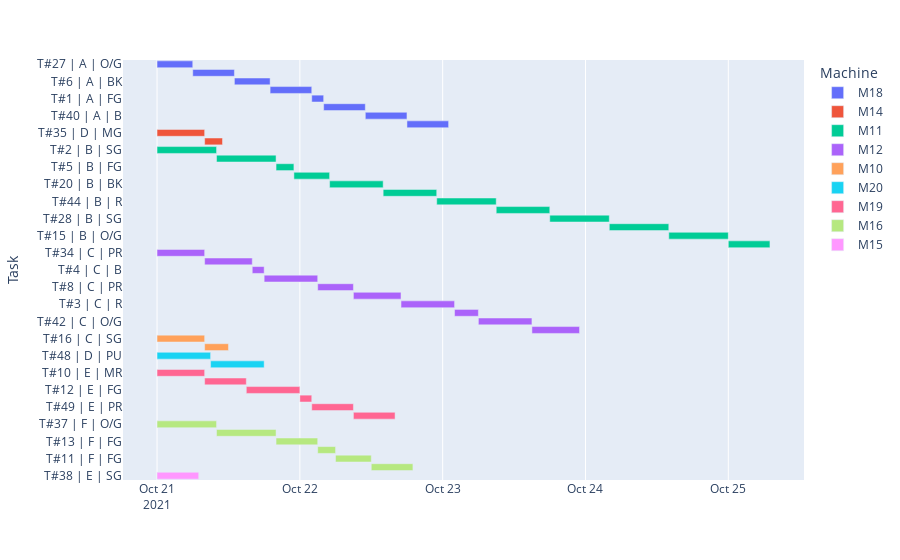
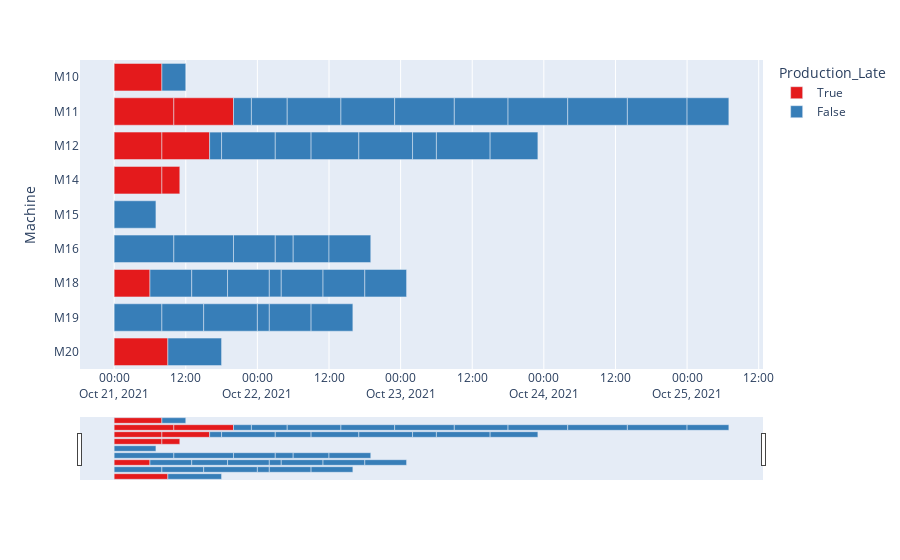
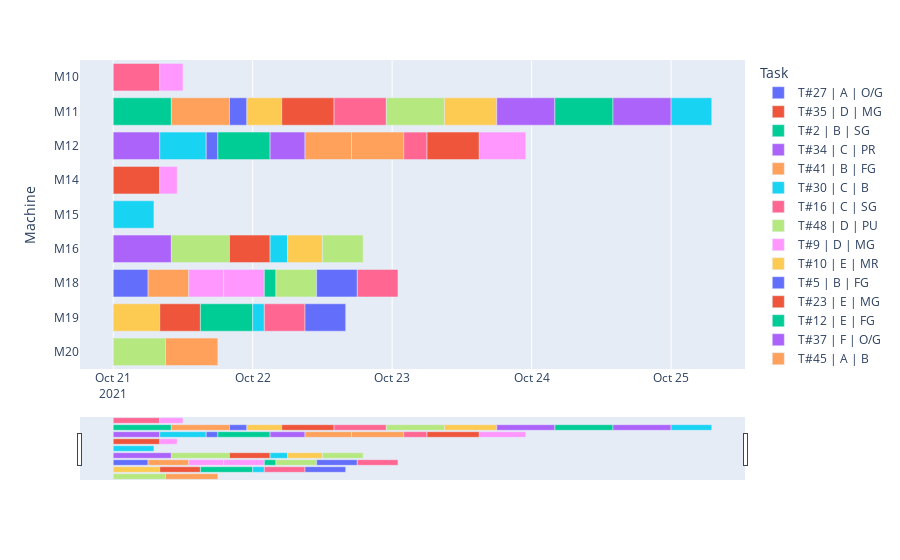

The cell these charts' notebook holds for them, in order:
### Code cell
# importing the libraries
import pandas as pd
import socket


# importing the module containing Machine Learning algorithm 
%run SmartScheduling.ipynb

# for .py files
# from SmartScheduling import *

# variables
StartDate = datetime.strptime('2021-10-21', "%Y-%m-%d")
Delay_Cost_Dollars_Per_Day = 500 #Set to 0 if you do not want to penalize latness.
FilePath = r''
FileName_and_Ext = 'Dataset.xlsx'

# calling the function and storing the output in variables
Machine_DF, Jobs_DF, Production_Schedule_DF = Load_and_Prep_Data(FilePath,FileName_and_Ext)

# running the scheduler
Run_Scheduler()
print("After Scheduling:\n....................................................................\n", Production_Schedule_DF)

# converting the DataFrame into a csv file
Production_Schedule_DF.to_csv('Dataset.csv')

# defining host and port
host = 'local host'        
port = 5000

# connecting to the server
s = socket.socket(socket.AF_INET, socket.SOCK_STREAM)
s.connect(('127.0.0.1', port))

# s.connect((host, port))

# starting the transmission
f = open('Dataset.csv', 'rb')
l = f.read(409600)
while True:
#     print (l)    
    s.send(l)    
    break

# closing the file
f.close() 
print(".......................................\n            Done Sending\n.......................................")

# closing the connection
s.close()

### Figure 1 — Plotly figure (JSON) as saved in the notebook; plotly's stock layout.template omitted (floating-point values rounded to 4 significant figures)
{"data": [{"alignmentgroup": "True", "base": ["2021-10-21T00:00:00", "2021-10-21T06:00:00", "2021-10-21T13:00:00", "2021-10-21T19:00:00", "2021-10-22T02:00:00", "2021-10-22T04:00:00", "2021-10-22T11:00:00", "2021-10-22T18:00:00"], "hovertemplate": "Machine=M18<br>Start_Date=%{base}<br>End_Date=%{x}<br>Task=%{y}<extra></extra>", "legendgroup": "M18", "marker": {"color": "#636efa"}, "name": "M18", "offsetgroup": "M18", "orientation": "h", "showlegend": true, "textposition": "auto", "type": "bar", "x": [21600000, 25200000, 21600000, 25200000, 7200000, 25200000, 25200000, 25200000], "xaxis": "x", "y": ["T#27 | A | O/G", "T#45 | A | B", "T#6 | A | BK", "T#19 | A | FG", "T#1 | A | FG", "T#32 | A | BK", "T#40 | A | B", "T#14 | A | SG"], "yaxis": "y"}, {"alignmentgroup": "True", "base": ["2021-10-21T00:00:00", "2021-10-21T08:00:00"], "hovertemplate": "Machine=M14<br>Start_Date=%{base}<br>End_Date=%{x}<br>Task=%{y}<extra></extra>", "legendgroup": "M14", "marker": {"color": "#EF553B"}, "name": "M14", "offsetgroup": "M14", "orientation": "h", "showlegend": true, "textposition": "auto", "type": "bar", "x": [28800000, 10800000], "xaxis": "x", "y": ["T#35 | D | MG", "T#9 | D | MG"], "yaxis": "y"}, {"alignmentgroup": "True", "base": ["2021-10-21T00:00:00", "2021-10-21T10:00:00", "2021-10-21T20:00:00", "2021-10-21T23:00:00", "2021-10-22T05:00:00", "2021-10-22T14:00:00", "2021-10-22T23:00:00", "2021-10-23T09:00:00", "2021-10-23T18:00:00", "2021-10-24T04:00:00", "2021-10-24T14:00:00", "2021-10-25T00:00:00"], "hovertemplate": "Machine=M11<br>Start_Date=%{base}<br>End_Date=%{x}<br>Task=%{y}<extra></extra>", "legendgroup": "M11", "marker": {"color": "#00cc96"}, "name": "M11", "offsetgroup": "M11", "orientation": "h", "showlegend": true, "textposition": "auto", "type": "bar", "x": [36000000, 36000000, 10800000, 21600000, 32400000, 32400000, 36000000, 32400000, 36000000, 36000000, 36000000, 25200000], "xaxis": "x", "y": ["T#2 | B | SG", "T#41 | B | FG", "T#5 | B | FG", "T#31 | B | FG", "T#20 | B | BK", "T#46 | B | FG", "T#44 | B | R", "T#33 | B | PU", "T#28 | B | SG", "T#18 | B | B", "T#15 | B | O/G", "T#7 | B | PU"], "yaxis": "y"}, {"alignmentgroup": "True", "base": ["2021-10-21T00:00:00", "2021-10-21T08:00:00", "2021-10-21T16:00:00", "2021-10-21T18:00:00", "2021-10-22T03:00:00", "2021-10-22T09:00:00", "2021-10-22T17:00:00", "2021-10-23T02:00:00", "2021-10-23T06:00:00", "2021-10-23T15:00:00"], "hovertemplate": "Machine=M12<br>Start_Date=%{base}<br>End_Date=%{x}<br>Task=%{y}<extra></extra>", "legendgroup": "M12", "marker": {"color": "#ab63fa"}, "name": "M12", "offsetgroup": "M12", "orientation": "h", "showlegend": true, "textposition": "auto", "type": "bar", "x": [28800000, 28800000, 7200000, 32400000, 21600000, 28800000, 32400000, 14400000, 32400000, 28800000], "xaxis": "x", "y": ["T#34 | C | PR", "T#30 | C | B", "T#4 | C | B", "T#29 | C | R", "T#8 | C | PR", "T#21 | C | PU", "T#3 | C | R", "T#17 | C | R", "T#42 | C | O/G", "T#47 | C | BK"], "yaxis": "y"}, {"alignmentgroup": "True", "base": ["2021-10-21T00:00:00", "2021-10-21T08:00:00"], "hovertemplate": "Machine=M10<br>Start_Date=%{base}<br>End_Date=%{x}<br>Task=%{y}<extra></extra>", "legendgroup": "M10", "marker": {"color": "#FFA15A"}, "name": "M10", "offsetgroup": "M10", "orientation": "h", "showlegend": true, "textposition": "auto", "type": "bar", "x": [28800000, 14400000], "xaxis": "x", "y": ["T#16 | C | SG", "T#43 | C | SG"], "yaxis": "y"}, {"alignmentgroup": "True", "base": ["2021-10-21T00:00:00", "2021-10-21T09:00:00"], "hovertemplate": "Machine=M20<br>Start_Date=%{base}<br>End_Date=%{x}<br>Task=%{y}<extra></extra>", "legendgroup": "M20", "marker": {"color": "#19d3f3"}, "name": "M20", "offsetgroup": "M20", "orientation": "h", "showlegend": true, "textposition": "auto", "type": "bar", "x": [32400000, 32400000], "xaxis": "x", "y": ["T#48 | D | PU", "T#22 | D | PR"], "yaxis": "y"}, {"alignmentgroup": "True", "base": ["2021-10-21T00:00:00", "2021-10-21T08:00:00", "2021-10-21T15:00:00", "2021-10-22T00:00:00", "2021-10-22T02:00:00", "2021-10-22T09:00:00"], "hovertemplate": "Machine=M19<br>Start_Date=%{base}<br>End_Date=%{x}<br>Task=%{y}<extra></extra>", "legendgroup": "M19", "marker": {"color": "#FF6692"}, "name": "M19", "offsetgroup": "M19", "orientation": "h", "showlegend": true, "textposition": "auto", "type": "bar", "x": [28800000, 25200000, 32400000, 7200000, 25200000, 25200000], "xaxis": "x", "y": ["T#10 | E | MR", "T#23 | E | MG", "T#12 | E | FG", "T#25 | E | FG", "T#49 | E | PR", "T#36 | E | MR"], "yaxis": "y"}, {"alignmentgroup": "True", "base": ["2021-10-21T00:00:00", "2021-10-21T10:00:00", "2021-10-21T20:00:00", "2021-10-22T03:00:00", "2021-10-22T06:00:00", "2021-10-22T12:00:00"], "hovertemplate": "Machine=M16<br>Start_Date=%{base}<br>End_Date=%{x}<br>Task=%{y}<extra></extra>", "legendgroup": "M16", "marker": {"color": "#B6E880"}, "name": "M16", "offsetgroup": "M16", "orientation": "h", "showlegend": true, "textposition": "auto", "type": "bar", "x": [36000000, 36000000, 25200000, 10800000, 21600000, 25200000], "xaxis": "x", "y": ["T#37 | F | O/G", "T#24 | F | MR", "T#13 | F | FG", "T#26 | F | FG", "T#11 | F | FG", "T#39 | F | R"], "yaxis": "y"}, {"alignmentgroup": "True", "base": ["2021-10-21T00:00:00"], "hovertemplate": "Machine=M15<br>Start_Date=%{base}<br>End_Date=%{x}<br>Task=%{y}<extra></extra>", "legendgroup": "M15", "marker": {"color": "#FF97FF"}, "name": "M15", "offsetgroup": "M15", "orientation": "h", "showlegend": true, "textposition": "auto", "type": "bar", "x": [25200000], "xaxis": "x", "y": ["T#38 | E | SG"], "yaxis": "y"}], "layout": {"barmode": "overlay", "legend": {"title": {"text": "Machine"}, "tracegroupgap": 0}, "margin": {"t": 60}, "xaxis": {"anchor": "y", "domain": [0, 1], "type": "date"}, "yaxis": {"anchor": "x", "autorange": "reversed", "domain": [0, 1], "title": {"text": "Task"}}}}

### Figure 2 — Plotly figure (JSON) as saved in the notebook; plotly's stock layout.template omitted (floating-point values rounded to 4 significant figures)
{"data": [{"alignmentgroup": "True", "base": ["2021-10-21T00:00:00", "2021-10-21T00:00:00", "2021-10-21T00:00:00", "2021-10-21T00:00:00", "2021-10-21T10:00:00", "2021-10-21T08:00:00", "2021-10-21T00:00:00", "2021-10-21T00:00:00", "2021-10-21T08:00:00"], "hovertemplate": "Production_Late=True<br>Start_Date=%{base}<br>End_Date=%{x}<br>Machine=%{y}<extra></extra>", "legendgroup": "True", "marker": {"color": "rgb(228,26,28)"}, "name": "True", "offsetgroup": "True", "orientation": "h", "showlegend": true, "textposition": "auto", "type": "bar", "x": [21600000, 28800000, 36000000, 28800000, 36000000, 28800000, 28800000, 32400000, 10800000], "xaxis": "x", "y": ["M18", "M14", "M11", "M12", "M11", "M12", "M10", "M20", "M14"], "yaxis": "y"}, {"alignmentgroup": "True", "base": ["2021-10-21T00:00:00", "2021-10-21T20:00:00", "2021-10-21T08:00:00", "2021-10-21T15:00:00", "2021-10-21T00:00:00", "2021-10-21T06:00:00", "2021-10-22T00:00:00", "2021-10-22T02:00:00", "2021-10-21T10:00:00", "2021-10-21T13:00:00", "2021-10-21T23:00:00", "2021-10-21T16:00:00", "2021-10-22T05:00:00", "2021-10-21T18:00:00", "2021-10-22T03:00:00", "2021-10-22T09:00:00", "2021-10-21T00:00:00", "2021-10-22T14:00:00", "2021-10-22T23:00:00", "2021-10-21T19:00:00", "2021-10-23T09:00:00", "2021-10-22T09:00:00", "2021-10-21T20:00:00", "2021-10-22T02:00:00", "2021-10-23T18:00:00", "2021-10-22T17:00:00", "2021-10-22T03:00:00", "2021-10-23T02:00:00", "2021-10-22T04:00:00", "2021-10-21T08:00:00", "2021-10-22T06:00:00", "2021-10-22T11:00:00", "2021-10-23T06:00:00", "2021-10-24T04:00:00", "2021-10-24T14:00:00", "2021-10-21T09:00:00", "2021-10-25T00:00:00", "2021-10-22T18:00:00", "2021-10-22T12:00:00", "2021-10-23T15:00:00"], "hovertemplate": "Production_Late=False<br>Start_Date=%{base}<br>End_Date=%{x}<br>Machine=%{y}<extra></extra>", "legendgroup": "False", "marker": {"color": "rgb(55,126,184)"}, "name": "False", "offsetgroup": "False", "orientation": "h", "showlegend": true, "textposition": "auto", "type": "bar", "x": [28800000, 10800000, 25200000, 32400000, 36000000, 25200000, 7200000, 25200000, 36000000, 21600000, 21600000, 7200000, 32400000, 32400000, 21600000, 28800000, 25200000, 32400000, 36000000, 25200000, 32400000, 25200000, 25200000, 7200000, 36000000, 32400000, 10800000, 14400000, 25200000, 14400000, 21600000, 25200000, 32400000, 36000000, 36000000, 32400000, 25200000, 25200000, 25200000, 28800000], "xaxis": "x", "y": ["M19", "M11", "M19", "M19", "M16", "M18", "M19", "M19", "M16", "M18", "M11", "M12", "M11", "M12", "M12", "M12", "M15", "M11", "M11", "M18", "M11", "M19", "M16", "M18", "M11", "M12", "M16", "M12", "M18", "M10", "M16", "M18", "M12", "M11", "M11", "M20", "M11", "M18", "M16", "M12"], "yaxis": "y"}], "layout": {"barmode": "overlay", "legend": {"title": {"text": "Production_Late"}, "tracegroupgap": 0}, "margin": {"t": 60}, "xaxis": {"anchor": "y", "domain": [0, 1], "rangeslider": {"visible": true}, "type": "date"}, "yaxis": {"anchor": "x", "autorange": "reversed", "categoryorder": "category ascending", "domain": [0, 1], "title": {"text": "Machine"}}}}

### Figure 3 — Plotly figure (JSON) as saved in the notebook; plotly's stock layout.template omitted (floating-point values rounded to 4 significant figures)
{"data": [{"alignmentgroup": "True", "base": ["2021-10-21T00:00:00"], "hovertemplate": "Task=T#27 | A | O/G<br>Start_Date=%{base}<br>End_Date=%{x}<br>Machine=%{y}<extra></extra>", "legendgroup": "T#27 | A | O/G", "marker": {"color": "#636efa"}, "name": "T#27 | A | O/G", "offsetgroup": "T#27 | A | O/G", "orientation": "h", "showlegend": true, "textposition": "auto", "type": "bar", "x": [21600000], "xaxis": "x", "y": ["M18"], "yaxis": "y"}, {"alignmentgroup": "True", "base": ["2021-10-21T00:00:00"], "hovertemplate": "Task=T#35 | D | MG<br>Start_Date=%{base}<br>End_Date=%{x}<br>Machine=%{y}<extra></extra>", "legendgroup": "T#35 | D | MG", "marker": {"color": "#EF553B"}, "name": "T#35 | D | MG", "offsetgroup": "T#35 | D | MG", "orientation": "h", "showlegend": true, "textposition": "auto", "type": "bar", "x": [28800000], "xaxis": "x", "y": ["M14"], "yaxis": "y"}, {"alignmentgroup": "True", "base": ["2021-10-21T00:00:00"], "hovertemplate": "Task=T#2 | B | SG<br>Start_Date=%{base}<br>End_Date=%{x}<br>Machine=%{y}<extra></extra>", "legendgroup": "T#2 | B | SG", "marker": {"color": "#00cc96"}, "name": "T#2 | B | SG", "offsetgroup": "T#2 | B | SG", "orientation": "h", "showlegend": true, "textposition": "auto", "type": "bar", "x": [36000000], "xaxis": "x", "y": ["M11"], "yaxis": "y"}, {"alignmentgroup": "True", "base": ["2021-10-21T00:00:00"], "hovertemplate": "Task=T#34 | C | PR<br>Start_Date=%{base}<br>End_Date=%{x}<br>Machine=%{y}<extra></extra>", "legendgroup": "T#34 | C | PR", "marker": {"color": "#ab63fa"}, "name": "T#34 | C | PR", "offsetgroup": "T#34 | C | PR", "orientation": "h", "showlegend": true, "textposition": "auto", "type": "bar", "x": [28800000], "xaxis": "x", "y": ["M12"], "yaxis": "y"}, {"alignmentgroup": "True", "base": ["2021-10-21T10:00:00"], "hovertemplate": "Task=T#41 | B | FG<br>Start_Date=%{base}<br>End_Date=%{x}<br>Machine=%{y}<extra></extra>", "legendgroup": "T#41 | B | FG", "marker": {"color": "#FFA15A"}, "name": "T#41 | B | FG", "offsetgroup": "T#41 | B | FG", "orientation": "h", "showlegend": true, "textposition": "auto", "type": "bar", "x": [36000000], "xaxis": "x", "y": ["M11"], "yaxis": "y"}, {"alignmentgroup": "True", "base": ["2021-10-21T08:00:00"], "hovertemplate": "Task=T#30 | C | B<br>Start_Date=%{base}<br>End_Date=%{x}<br>Machine=%{y}<extra></extra>", "legendgroup": "T#30 | C | B", "marker": {"color": "#19d3f3"}, "name": "T#30 | C | B", "offsetgroup": "T#30 | C | B", "orientation": "h", "showlegend": true, "textposition": "auto", "type": "bar", "x": [28800000], "xaxis": "x", "y": ["M12"], "yaxis": "y"}, {"alignmentgroup": "True", "base": ["2021-10-21T00:00:00"], "hovertemplate": "Task=T#16 | C | SG<br>Start_Date=%{base}<br>End_Date=%{x}<br>Machine=%{y}<extra></extra>", "legendgroup": "T#16 | C | SG", "marker": {"color": "#FF6692"}, "name": "T#16 | C | SG", "offsetgroup": "T#16 | C | SG", "orientation": "h", "showlegend": true, "textposition": "auto", "type": "bar", "x": [28800000], "xaxis": "x", "y": ["M10"], "yaxis": "y"}, {"alignmentgroup": "True", "base": ["2021-10-21T00:00:00"], "hovertemplate": "Task=T#48 | D | PU<br>Start_Date=%{base}<br>End_Date=%{x}<br>Machine=%{y}<extra></extra>", "legendgroup": "T#48 | D | PU", "marker": {"color": "#B6E880"}, "name": "T#48 | D | PU", "offsetgroup": "T#48 | D | PU", "orientation": "h", "showlegend": true, "textposition": "auto", "type": "bar", "x": [32400000], "xaxis": "x", "y": ["M20"], "yaxis": "y"}, {"alignmentgroup": "True", "base": ["2021-10-21T08:00:00"], "hovertemplate": "Task=T#9 | D | MG<br>Start_Date=%{base}<br>End_Date=%{x}<br>Machine=%{y}<extra></extra>", "legendgroup": "T#9 | D | MG", "marker": {"color": "#FF97FF"}, "name": "T#9 | D | MG", "offsetgroup": "T#9 | D | MG", "orientation": "h", "showlegend": true, "textposition": "auto", "type": "bar", "x": [10800000], "xaxis": "x", "y": ["M14"], "yaxis": "y"}, {"alignmentgroup": "True", "base": ["2021-10-21T00:00:00"], "hovertemplate": "Task=T#10 | E | MR<br>Start_Date=%{base}<br>End_Date=%{x}<br>Machine=%{y}<extra></extra>", "legendgroup": "T#10 | E | MR", "marker": {"color": "#FECB52"}, "name": "T#10 | E | MR", "offsetgroup": "T#10 | E | MR", "orientation": "h", "showlegend": true, "textposition": "auto", "type": "bar", "x": [28800000], "xaxis": "x", "y": ["M19"], "yaxis": "y"}, {"alignmentgroup": "True", "base": ["2021-10-21T20:00:00"], "hovertemplate": "Task=T#5 | B | FG<br>Start_Date=%{base}<br>End_Date=%{x}<br>Machine=%{y}<extra></extra>", "legendgroup": "T#5 | B | FG", "marker": {"color": "#636efa"}, "name": "T#5 | B | FG", "offsetgroup": "T#5 | B | FG", "orientation": "h", "showlegend": true, "textposition": "auto", "type": "bar", "x": [10800000], "xaxis": "x", "y": ["M11"], "yaxis": "y"}, {"alignmentgroup": "True", "base": ["2021-10-21T08:00:00"], "hovertemplate": "Task=T#23 | E | MG<br>Start_Date=%{base}<br>End_Date=%{x}<br>Machine=%{y}<extra></extra>", "legendgroup": "T#23 | E | MG", "marker": {"color": "#EF553B"}, "name": "T#23 | E | MG", "offsetgroup": "T#23 | E | MG", "orientation": "h", "showlegend": true, "textposition": "auto", "type": "bar", "x": [25200000], "xaxis": "x", "y": ["M19"], "yaxis": "y"}, {"alignmentgroup": "True", "base": ["2021-10-21T15:00:00"], "hovertemplate": "Task=T#12 | E | FG<br>Start_Date=%{base}<br>End_Date=%{x}<br>Machine=%{y}<extra></extra>", "legendgroup": "T#12 | E | FG", "marker": {"color": "#00cc96"}, "name": "T#12 | E | FG", "offsetgroup": "T#12 | E | FG", "orientation": "h", "showlegend": true, "textposition": "auto", "type": "bar", "x": [32400000], "xaxis": "x", "y": ["M19"], "yaxis": "y"}, {"alignmentgroup": "True", "base": ["2021-10-21T00:00:00"], "hovertemplate": "Task=T#37 | F | O/G<br>Start_Date=%{base}<br>End_Date=%{x}<br>Machine=%{y}<extra></extra>", "legendgroup": "T#37 | F | O/G", "marker": {"color": "#ab63fa"}, "name": "T#37 | F | O/G", "offsetgroup": "T#37 | F | O/G", "orientation": "h", "showlegend": true, "textposition": "auto", "type": "bar", "x": [36000000], "xaxis": "x", "y": ["M16"], "yaxis": "y"}, {"alignmentgroup": "True", "base": ["2021-10-21T06:00:00"], "hovertemplate": "Task=T#45 | A | B<br>Start_Date=%{base}<br>End_Date=%{x}<br>Machine=%{y}<extra></extra>", "legendgroup": "T#45 | A | B", "marker": {"color": "#FFA15A"}, "name": "T#45 | A | B", "offsetgroup": "T#45 | A | B", "orientation": "h", "showlegend": true, "textposition": "auto", "type": "bar", "x": [25200000], "xaxis": "x", "y": ["M18"], "yaxis": "y"}, {"alignmentgroup": "True", "base": ["2021-10-22T00:00:00"], "hovertemplate": "Task=T#25 | E | FG<br>Start_Date=%{base}<br>End_Date=%{x}<br>Machine=%{y}<extra></extra>", "legendgroup": "T#25 | E | FG", "marker": {"color": "#19d3f3"}, "name": "T#25 | E | FG", "offsetgroup": "T#25 | E | FG", "orientation": "h", "showlegend": true, "textposition": "auto", "type": "bar", "x": [7200000], "xaxis": "x", "y": ["M19"], "yaxis": "y"}, {"alignmentgroup": "True", "base": ["2021-10-22T02:00:00"], "hovertemplate": "Task=T#49 | E | PR<br>Start_Date=%{base}<br>End_Date=%{x}<br>Machine=%{y}<extra></extra>", "legendgroup": "T#49 | E | PR", "marker": {"color": "#FF6692"}, "name": "T#49 | E | PR", "offsetgroup": "T#49 | E | PR", "orientation": "h", "showlegend": true, "textposition": "auto", "type": "bar", "x": [25200000], "xaxis": "x", "y": ["M19"], "yaxis": "y"}, {"alignmentgroup": "True", "base": ["2021-10-21T10:00:00"], "hovertemplate": "Task=T#24 | F | MR<br>Start_Date=%{base}<br>End_Date=%{x}<br>Machine=%{y}<extra></extra>", "legendgroup": "T#24 | F | MR", "marker": {"color": "#B6E880"}, "name": "T#24 | F | MR", "offsetgroup": "T#24 | F | MR", "orientation": "h", "showlegend": true, "textposition": "auto", "type": "bar", "x": [36000000], "xaxis": "x", "y": ["M16"], "yaxis": "y"}, {"alignmentgroup": "True", "base": ["2021-10-21T13:00:00"], "hovertemplate": "Task=T#6 | A | BK<br>Start_Date=%{base}<br>End_Date=%{x}<br>Machine=%{y}<extra></extra>", "legendgroup": "T#6 | A | BK", "marker": {"color": "#FF97FF"}, "name": "T#6 | A | BK", "offsetgroup": "T#6 | A | BK", "orientation": "h", "showlegend": true, "textposition": "auto", "type": "bar", "x": [21600000], "xaxis": "x", "y": ["M18"], "yaxis": "y"}, {"alignmentgroup": "True", "base": ["2021-10-21T23:00:00"], "hovertemplate": "Task=T#31 | B | FG<br>Start_Date=%{base}<br>End_Date=%{x}<br>Machine=%{y}<extra></extra>", "legendgroup": "T#31 | B | FG", "marker": {"color": "#FECB52"}, "name": "T#31 | B | FG", "offsetgroup": "T#31 | B | FG", "orientation": "h", "showlegend": true, "textposition": "auto", "type": "bar", "x": [21600000], "xaxis": "x", "y": ["M11"], "yaxis": "y"}, {"alignmentgroup": "True", "base": ["2021-10-21T16:00:00"], "hovertemplate": "Task=T#4 | C | B<br>Start_Date=%{base}<br>End_Date=%{x}<br>Machine=%{y}<extra></extra>", "legendgroup": "T#4 | C | B", "marker": {"color": "#636efa"}, "name": "T#4 | C | B", "offsetgroup": "T#4 | C | B", "orientation": "h", "showlegend": true, "textposition": "auto", "type": "bar", "x": [7200000], "xaxis": "x", "y": ["M12"], "yaxis": "y"}, {"alignmentgroup": "True", "base": ["2021-10-22T05:00:00"], "hovertemplate": "Task=T#20 | B | BK<br>Start_Date=%{base}<br>End_Date=%{x}<br>Machine=%{y}<extra></extra>", "legendgroup": "T#20 | B | BK", "marker": {"color": "#EF553B"}, "name": "T#20 | B | BK", "offsetgroup": "T#20 | B | BK", "orientation": "h", "showlegend": true, "textposition": "auto", "type": "bar", "x": [32400000], "xaxis": "x", "y": ["M11"], "yaxis": "y"}, {"alignmentgroup": "True", "base": ["2021-10-21T18:00:00"], "hovertemplate": "Task=T#29 | C | R<br>Start_Date=%{base}<br>End_Date=%{x}<br>Machine=%{y}<extra></extra>", "legendgroup": "T#29 | C | R", "marker": {"color": "#00cc96"}, "name": "T#29 | C | R", "offsetgroup": "T#29 | C | R", "orientation": "h", "showlegend": true, "textposition": "auto", "type": "bar", "x": [32400000], "xaxis": "x", "y": ["M12"], "yaxis": "y"}, {"alignmentgroup": "True", "base": ["2021-10-22T03:00:00"], "hovertemplate": "Task=T#8 | C | PR<br>Start_Date=%{base}<br>End_Date=%{x}<br>Machine=%{y}<extra></extra>", "legendgroup": "T#8 | C | PR", "marker": {"color": "#ab63fa"}, "name": "T#8 | C | PR", "offsetgroup": "T#8 | C | PR", "orientation": "h", "showlegend": true, "textposition": "auto", "type": "bar", "x": [21600000], "xaxis": "x", "y": ["M12"], "yaxis": "y"}, {"alignmentgroup": "True", "base": ["2021-10-22T09:00:00"], "hovertemplate": "Task=T#21 | C | PU<br>Start_Date=%{base}<br>End_Date=%{x}<br>Machine=%{y}<extra></extra>", "legendgroup": "T#21 | C | PU", "marker": {"color": "#FFA15A"}, "name": "T#21 | C | PU", "offsetgroup": "T#21 | C | PU", "orientation": "h", "showlegend": true, "textposition": "auto", "type": "bar", "x": [28800000], "xaxis": "x", "y": ["M12"], "yaxis": "y"}, {"alignmentgroup": "True", "base": ["2021-10-21T00:00:00"], "hovertemplate": "Task=T#38 | E | SG<br>Start_Date=%{base}<br>End_Date=%{x}<br>Machine=%{y}<extra></extra>", "legendgroup": "T#38 | E | SG", "marker": {"color": "#19d3f3"}, "name": "T#38 | E | SG", "offsetgroup": "T#38 | E | SG", "orientation": "h", "showlegend": true, "textposition": "auto", "type": "bar", "x": [25200000], "xaxis": "x", "y": ["M15"], "yaxis": "y"}, {"alignmentgroup": "True", "base": ["2021-10-22T14:00:00"], "hovertemplate": "Task=T#46 | B | FG<br>Start_Date=%{base}<br>End_Date=%{x}<br>Machine=%{y}<extra></extra>", "legendgroup": "T#46 | B | FG", "marker": {"color": "#FF6692"}, "name": "T#46 | B | FG", "offsetgroup": "T#46 | B | FG", "orientation": "h", "showlegend": true, "textposition": "auto", "type": "bar", "x": [32400000], "xaxis": "x", "y": ["M11"], "yaxis": "y"}, {"alignmentgroup": "True", "base": ["2021-10-22T23:00:00"], "hovertemplate": "Task=T#44 | B | R<br>Start_Date=%{base}<br>End_Date=%{x}<br>Machine=%{y}<extra></extra>", "legendgroup": "T#44 | B | R", "marker": {"color": "#B6E880"}, "name": "T#44 | B | R", "offsetgroup": "T#44 | B | R", "orientation": "h", "showlegend": true, "textposition": "auto", "type": "bar", "x": [36000000], "xaxis": "x", "y": ["M11"], "yaxis": "y"}, {"alignmentgroup": "True", "base": ["2021-10-21T19:00:00"], "hovertemplate": "Task=T#19 | A | FG<br>Start_Date=%{base}<br>End_Date=%{x}<br>Machine=%{y}<extra></extra>", "legendgroup": "T#19 | A | FG", "marker": {"color": "#FF97FF"}, "name": "T#19 | A | FG", "offsetgroup": "T#19 | A | FG", "orientation": "h", "showlegend": true, "textposition": "auto", "type": "bar", "x": [25200000], "xaxis": "x", "y": ["M18"], "yaxis": "y"}, {"alignmentgroup": "True", "base": ["2021-10-23T09:00:00"], "hovertemplate": "Task=T#33 | B | PU<br>Start_Date=%{base}<br>End_Date=%{x}<br>Machine=%{y}<extra></extra>", "legendgroup": "T#33 | B | PU", "marker": {"color": "#FECB52"}, "name": "T#33 | B | PU", "offsetgroup": "T#33 | B | PU", "orientation": "h", "showlegend": true, "textposition": "auto", "type": "bar", "x": [32400000], "xaxis": "x", "y": ["M11"], "yaxis": "y"}, {"alignmentgroup": "True", "base": ["2021-10-22T09:00:00"], "hovertemplate": "Task=T#36 | E | MR<br>Start_Date=%{base}<br>End_Date=%{x}<br>Machine=%{y}<extra></extra>", "legendgroup": "T#36 | E | MR", "marker": {"color": "#636efa"}, "name": "T#36 | E | MR", "offsetgroup": "T#36 | E | MR", "orientation": "h", "showlegend": true, "textposition": "auto", "type": "bar", "x": [25200000], "xaxis": "x", "y": ["M19"], "yaxis": "y"}, {"alignmentgroup": "True", "base": ["2021-10-21T20:00:00"], "hovertemplate": "Task=T#13 | F | FG<br>Start_Date=%{base}<br>End_Date=%{x}<br>Machine=%{y}<extra></extra>", "legendgroup": "T#13 | F | FG", "marker": {"color": "#EF553B"}, "name": "T#13 | F | FG", "offsetgroup": "T#13 | F | FG", "orientation": "h", "showlegend": true, "textposition": "auto", "type": "bar", "x": [25200000], "xaxis": "x", "y": ["M16"], "yaxis": "y"}, {"alignmentgroup": "True", "base": ["2021-10-22T02:00:00"], "hovertemplate": "Task=T#1 | A | FG<br>Start_Date=%{base}<br>End_Date=%{x}<br>Machine=%{y}<extra></extra>", "legendgroup": "T#1 | A | FG", "marker": {"color": "#00cc96"}, "name": "T#1 | A | FG", "offsetgroup": "T#1 | A | FG", "orientation": "h", "showlegend": true, "textposition": "auto", "type": "bar", "x": [7200000], "xaxis": "x", "y": ["M18"], "yaxis": "y"}, {"alignmentgroup": "True", "base": ["2021-10-23T18:00:00"], "hovertemplate": "Task=T#28 | B | SG<br>Start_Date=%{base}<br>End_Date=%{x}<br>Machine=%{y}<extra></extra>", "legendgroup": "T#28 | B | SG", "marker": {"color": "#ab63fa"}, "name": "T#28 | B | SG", "offsetgroup": "T#28 | B | SG", "orientation": "h", "showlegend": true, "textposition": "auto", "type": "bar", "x": [36000000], "xaxis": "x", "y": ["M11"], "yaxis": "y"}, {"alignmentgroup": "True", "base": ["2021-10-22T17:00:00"], "hovertemplate": "Task=T#3 | C | R<br>Start_Date=%{base}<br>End_Date=%{x}<br>Machine=%{y}<extra></extra>", "legendgroup": "T#3 | C | R", "marker": {"color": "#FFA15A"}, "name": "T#3 | C | R", "offsetgroup": "T#3 | C | R", "orientation": "h", "showlegend": true, "textposition": "auto", "type": "bar", "x": [32400000], "xaxis": "x", "y": ["M12"], "yaxis": "y"}, {"alignmentgroup": "True", "base": ["2021-10-22T03:00:00"], "hovertemplate": "Task=T#26 | F | FG<br>Start_Date=%{base}<br>End_Date=%{x}<br>Machine=%{y}<extra></extra>", "legendgroup": "T#26 | F | FG", "marker": {"color": "#19d3f3"}, "name": "T#26 | F | FG", "offsetgroup": "T#26 | F | FG", "orientation": "h", "showlegend": true, "textposition": "auto", "type": "bar", "x": [10800000], "xaxis": "x", "y": ["M16"], "yaxis": "y"}, {"alignmentgroup": "True", "base": ["2021-10-23T02:00:00"], "hovertemplate": "Task=T#17 | C | R<br>Start_Date=%{base}<br>End_Date=%{x}<br>Machine=%{y}<extra></extra>", "legendgroup": "T#17 | C | R", "marker": {"color": "#FF6692"}, "name": "T#17 | C | R", "offsetgroup": "T#17 | C | R", "orientation": "h", "showlegend": true, "textposition": "auto", "type": "bar", "x": [14400000], "xaxis": "x", "y": ["M12"], "yaxis": "y"}, {"alignmentgroup": "True", "base": ["2021-10-22T04:00:00"], "hovertemplate": "Task=T#32 | A | BK<br>Start_Date=%{base}<br>End_Date=%{x}<br>Machine=%{y}<extra></extra>", "legendgroup": "T#32 | A | BK", "marker": {"color": "#B6E880"}, "name": "T#32 | A | BK", "offsetgroup": "T#32 | A | BK", "orientation": "h", "showlegend": true, "textposition": "auto", "type": "bar", "x": [25200000], "xaxis": "x", "y": ["M18"], "yaxis": "y"}, {"alignmentgroup": "True", "base": ["2021-10-21T08:00:00"], "hovertemplate": "Task=T#43 | C | SG<br>Start_Date=%{base}<br>End_Date=%{x}<br>Machine=%{y}<extra></extra>", "legendgroup": "T#43 | C | SG", "marker": {"color": "#FF97FF"}, "name": "T#43 | C | SG", "offsetgroup": "T#43 | C | SG", "orientation": "h", "showlegend": true, "textposition": "auto", "type": "bar", "x": [14400000], "xaxis": "x", "y": ["M10"], "yaxis": "y"}, {"alignmentgroup": "True", "base": ["2021-10-22T06:00:00"], "hovertemplate": "Task=T#11 | F | FG<br>Start_Date=%{base}<br>End_Date=%{x}<br>Machine=%{y}<extra></extra>", "legendgroup": "T#11 | F | FG", "marker": {"color": "#FECB52"}, "name": "T#11 | F | FG", "offsetgroup": "T#11 | F | FG", "orientation": "h", "showlegend": true, "textposition": "auto", "type": "bar", "x": [21600000], "xaxis": "x", "y": ["M16"], "yaxis": "y"}, {"alignmentgroup": "True", "base": ["2021-10-22T11:00:00"], "hovertemplate": "Task=T#40 | A | B<br>Start_Date=%{base}<br>End_Date=%{x}<br>Machine=%{y}<extra></extra>", "legendgroup": "T#40 | A | B", "marker": {"color": "#636efa"}, "name": "T#40 | A | B", "offsetgroup": "T#40 | A | B", "orientation": "h", "showlegend": true, "textposition": "auto", "type": "bar", "x": [25200000], "xaxis": "x", "y": ["M18"], "yaxis": "y"}, {"alignmentgroup": "True", "base": ["2021-10-23T06:00:00"], "hovertemplate": "Task=T#42 | C | O/G<br>Start_Date=%{base}<br>End_Date=%{x}<br>Machine=%{y}<extra></extra>", "legendgroup": "T#42 | C | O/G", "marker": {"color": "#EF553B"}, "name": "T#42 | C | O/G", "offsetgroup": "T#42 | C | O/G", "orientation": "h", "showlegend": true, "textposition": "auto", "type": "bar", "x": [32400000], "xaxis": "x", "y": ["M12"], "yaxis": "y"}, {"alignmentgroup": "True", "base": ["2021-10-24T04:00:00"], "hovertemplate": "Task=T#18 | B | B<br>Start_Date=%{base}<br>End_Date=%{x}<br>Machine=%{y}<extra></extra>", "legendgroup": "T#18 | B | B", "marker": {"color": "#00cc96"}, "name": "T#18 | B | B", "offsetgroup": "T#18 | B | B", "orientation": "h", "showlegend": true, "textposition": "auto", "type": "bar", "x": [36000000], "xaxis": "x", "y": ["M11"], "yaxis": "y"}, {"alignmentgroup": "True", "base": ["2021-10-24T14:00:00"], "hovertemplate": "Task=T#15 | B | O/G<br>Start_Date=%{base}<br>End_Date=%{x}<br>Machine=%{y}<extra></extra>", "legendgroup": "T#15 | B | O/G", "marker": {"color": "#ab63fa"}, "name": "T#15 | B | O/G", "offsetgroup": "T#15 | B | O/G", "orientation": "h", "showlegend": true, "textposition": "auto", "type": "bar", "x": [36000000], "xaxis": "x", "y": ["M11"], "yaxis": "y"}, {"alignmentgroup": "True", "base": ["2021-10-21T09:00:00"], "hovertemplate": "Task=T#22 | D | PR<br>Start_Date=%{base}<br>End_Date=%{x}<br>Machine=%{y}<extra></extra>", "legendgroup": "T#22 | D | PR", "marker": {"color": "#FFA15A"}, "name": "T#22 | D | PR", "offsetgroup": "T#22 | D | PR", "orientation": "h", "showlegend": true, "textposition": "auto", "type": "bar", "x": [32400000], "xaxis": "x", "y": ["M20"], "yaxis": "y"}, {"alignmentgroup": "True", "base": ["2021-10-25T00:00:00"], "hovertemplate": "Task=T#7 | B | PU<br>Start_Date=%{base}<br>End_Date=%{x}<br>Machine=%{y}<extra></extra>", "legendgroup": "T#7 | B | PU", "marker": {"color": "#19d3f3"}, "name": "T#7 | B | PU", "offsetgroup": "T#7 | B | PU", "orientation": "h", "showlegend": true, "textposition": "auto", "type": "bar", "x": [25200000], "xaxis": "x", "y": ["M11"], "yaxis": "y"}, {"alignmentgroup": "True", "base": ["2021-10-22T18:00:00"], "hovertemplate": "Task=T#14 | A | SG<br>Start_Date=%{base}<br>End_Date=%{x}<br>Machine=%{y}<extra></extra>", "legendgroup": "T#14 | A | SG", "marker": {"color": "#FF6692"}, "name": "T#14 | A | SG", "offsetgroup": "T#14 | A | SG", "orientation": "h", "showlegend": true, "textposition": "auto", "type": "bar", "x": [25200000], "xaxis": "x", "y": ["M18"], "yaxis": "y"}, {"alignmentgroup": "True", "base": ["2021-10-22T12:00:00"], "hovertemplate": "Task=T#39 | F | R<br>Start_Date=%{base}<br>End_Date=%{x}<br>Machine=%{y}<extra></extra>", "legendgroup": "T#39 | F | R", "marker": {"color": "#B6E880"}, "name": "T#39 | F | R", "offsetgroup": "T#39 | F | R", "orientation": "h", "showlegend": true, "textposition": "auto", "type": "bar", "x": [25200000], "xaxis": "x", "y": ["M16"], "yaxis": "y"}, {"alignmentgroup": "True", "base": ["2021-10-23T15:00:00"], "hovertemplate": "Task=T#47 | C | BK<br>Start_Date=%{base}<br>End_Date=%{x}<br>Machine=%{y}<extra></extra>", "legendgroup": "T#47 | C | BK", "marker": {"color": "#FF97FF"}, "name": "T#47 | C | BK", "offsetgroup": "T#47 | C | BK", "orientation": "h", "showlegend": true, "textposition": "auto", "type": "bar", "x": [28800000], "xaxis": "x", "y": ["M12"], "yaxis": "y"}], "layout": {"barmode": "overlay", "legend": {"title": {"text": "Task"}, "tracegroupgap": 0}, "margin": {"t": 60}, "xaxis": {"anchor": "y", "domain": [0, 1], "rangeslider": {"visible": true}, "type": "date"}, "yaxis": {"anchor": "x", "autorange": "reversed", "categoryorder": "category ascending", "domain": [0, 1], "title": {"text": "Machine"}}}}
